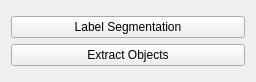
<?xml version="1.0" encoding="UTF-8"?>
<ui version="4.0">
 <class>containingWidget</class>
 <widget class="QWidget" name="containingWidget">
  <property name="geometry">
   <rect>
    <x>0</x>
    <y>0</y>
    <width>256</width>
    <height>82</height>
   </rect>
  </property>
  <property name="sizePolicy">
   <sizepolicy hsizetype="Preferred" vsizetype="Preferred">
    <horstretch>1</horstretch>
    <verstretch>0</verstretch>
   </sizepolicy>
  </property>
  <property name="minimumSize">
   <size>
    <width>50</width>
    <height>0</height>
   </size>
  </property>
  <property name="baseSize">
   <size>
    <width>0</width>
    <height>0</height>
   </size>
  </property>
  <property name="windowTitle">
   <string>Form</string>
  </property>
  <layout class="QVBoxLayout" name="verticalLayout_2">
   <item>
    <layout class="QHBoxLayout" name="horizontalLayout_2">
     <item>
      <layout class="QVBoxLayout" name="verticalLayout_5">
       <item>
        <widget class="QPushButton" name="labelImageButton">
         <property name="styleSheet">
          <string notr="true"/>
         </property>
         <property name="text">
          <string>Label Segmentation</string>
         </property>
        </widget>
       </item>
       <item>
        <widget class="QPushButton" name="extractObjectsButton">
         <property name="text">
          <string>Extract Objects</string>
         </property>
        </widget>
       </item>
      </layout>
     </item>
    </layout>
   </item>
  </layout>
 </widget>
 <resources/>
 <connections/>
</ui>
